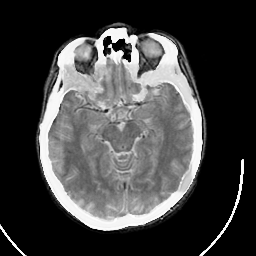
#> input picture CT-MRI/test/7.png, 256 x 256 px, found by its file name
$ python loop.py
#> lines starting #> are read from the running program, lines starting #| are printed output that depends on the picture; after the words box and inside, x2 and y2 are one past the last pixel; in counts of white or black regions, pixels touching at a corner belong together
import cv2
import numpy as np
import tkinter as tk
from PIL import Image, ImageTk

# Charger l'image
img_path = 'test_results/7.png'  # Ajuste ce chemin
img = cv2.imread(img_path)
#> img is the input picture: shape (256, 256, 3); min 0, max 255, mean 65.6
if img is None:
    raise FileNotFoundError(f"Image non trouvée à : {img_path}")
img = cv2.cvtColor(img, cv2.COLOR_BGR2RGB)
h, w, _ = img.shape
#> h = 256; w = 256

# Définir le petit carré rouge (position centrale comme dans ton exemple)
box_x = 170  # position horizontale depuis la gauche
box_y = 60   # position verticale depuis le haut
box_width = 25  # Réduit à 30 pixels
box_height = 25  # Réduit à 30 pixels
square_top_left = (box_x, box_y)
square_bottom_right = (box_x + box_width, box_y + box_height)

# Créer la fenêtre Tkinter
root = tk.Tk()
root.title("Image avec carré rouge et zoom")

# Convertir l'image en ImageTk
def get_tk_image(image):
    return ImageTk.PhotoImage(Image.fromarray(image))

# Ajouter le petit carré rouge
img_display = img.copy()
cv2.rectangle(img_display, square_top_left, square_bottom_right, (255, 0, 0), 2)
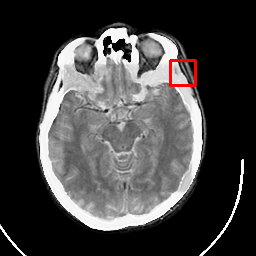
#> img_display: shape (256, 256, 3); 0.45% of pixels changed, all inside (x1, y1, x2, y2) = (169, 59, 197, 87)

# Préparer le zoom dans le coin inférieur droit
zoom_size = 90  # Restauré à 60 pixels comme dans la version initiale
zoom_top_left = (w - zoom_size - 2, h - zoom_size - 2)
#> zoom_top_left = (164, 164)
zoom_bottom_right = (w - 2, h - 2)
#> zoom_bottom_right = (254, 254)

canvas = tk.Canvas(root, width=w, height=h)
canvas.pack()
tk_img = get_tk_image(img_display)
image_on_canvas = canvas.create_image(0, 0, anchor=tk.NW, image=tk_img)

# Variable pour suivre si le carré est en train d'être déplacé
dragging = False
offset_x = 0
offset_y = 0

# Fonction pour mettre à jour le zoom avec la zone du carré rouge
def update_zoom():
    global tk_img
    # Extraire la zone du petit carré rouge
    zoom_area = img[max(0, box_y):min(h, box_y + box_height), max(0, box_x):min(w, box_x + box_width)]
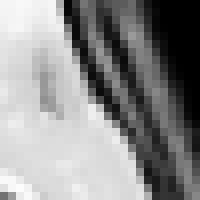
#> zoom_area: shape (25, 25, 3) (shown 8 times larger); min 0, max 252, mean 139.9
    if zoom_area.size != 0:
        # Redimensionner la zone pour correspondre exactement à la taille du zoom
        zoom_img = cv2.resize(zoom_area, (zoom_size - 4, zoom_size - 4), interpolation=cv2.INTER_NEAREST)
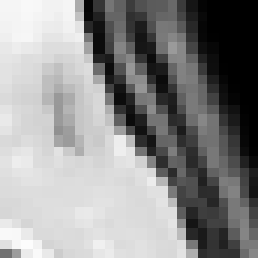
#> zoom_img: shape (86, 86, 3) (shown 3 times larger); min 0, max 252, mean 140.4
        # Appliquer le zoom dans le coin inférieur droit avec padding si nécessaire
        img_with_zoom = img_display.copy()
        y_start = zoom_top_left[1]
#> y_start = 164
        y_end = zoom_bottom_right[1]
#> y_end = 254
        x_start = zoom_top_left[0]
#> x_start = 164
        x_end = zoom_bottom_right[0]
#> x_end = 254
        h_zoom, w_zoom, _ = zoom_img.shape
#> h_zoom = 86; w_zoom = 86
        img_with_zoom[y_start:y_start + h_zoom, x_start:x_start + w_zoom] = zoom_img
        # Ajouter un cadre rouge autour de la zone de zoom
        cv2.rectangle(img_with_zoom, zoom_top_left, zoom_bottom_right, (255, 0, 0), 2)
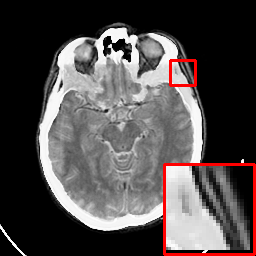
#> img_with_zoom: shape (256, 256, 3); mean R, G, B 80.8, 75.5, 75.5
        tk_img = get_tk_image(img_with_zoom)
        canvas.itemconfig(image_on_canvas, image=tk_img)

# Fonction pour démarrer le déplacement
def start_drag(event):
    global dragging, offset_x, offset_y
    x, y = event.x, event.y
    if (box_x <= x <= box_x + box_width and box_y <= y <= box_y + box_height):
        dragging = True
        offset_x = x - box_x
        offset_y = y - box_y

# Fonction pour déplacer le carré
def drag(event):
    global box_x, box_y, img_display, tk_img
    if dragging:
        new_x = max(0, min(w - box_width, event.x - offset_x))
        new_y = max(0, min(h - box_height, event.y - offset_y))
        box_x, box_y = new_x, new_y
        # Mettre à jour l'image avec le nouveau carré
        img_display = img.copy()
        cv2.rectangle(img_display, (box_x, box_y), (box_x + box_width, box_y + box_height), (255, 0, 0), 2)
        update_zoom()

# Fonction pour arrêter le déplacement
def stop_drag(event):
    global dragging
    dragging = False

# Lier les événements de la souris
canvas.bind("<Button-1>", start_drag)
canvas.bind("<B1-Motion>", drag)
canvas.bind("<ButtonRelease-1>", stop_drag)

# Mettre à jour le zoom initial
update_zoom()

root.mainloop()

$ run again, with CT-MRI/test/1.png copied over CT-MRI/test/7.png
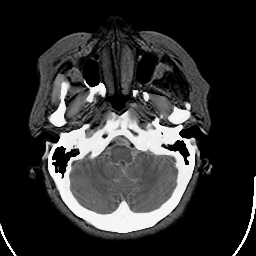
#> input picture CT-MRI/test/1.png, 256 x 256 px, found by its file name
#> img is the input picture: shape (256, 256, 3); min 0, max 255, mean 48.9
#> img_display: shape (256, 256, 3); 0.45% of pixels changed, all inside (x1, y1, x2, y2) = (169, 59, 197, 87)
#> in update_zoom, `zoom_img = cv2.resize(zoom_area, (zoom_size - 4, zoom_size - 4), inter..`:
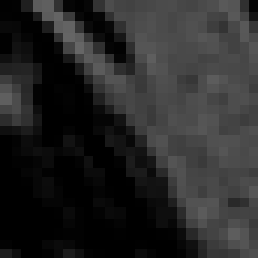
#> zoom_img: shape (86, 86, 3) (shown 3 times larger); min 0, max 102, mean 39.8
#> in update_zoom, `cv2.rectangle(img_with_zoom, zoom_top_left, zoom_bottom_right, (255, 0..`:
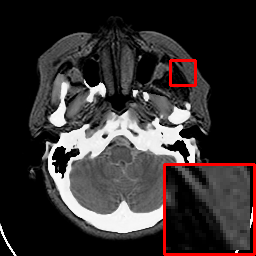
#> img_with_zoom: shape (256, 256, 3); mean R, G, B 53.9, 48.5, 48.5

$ run again, with CT-MRI/test/10.png copied over CT-MRI/test/7.png
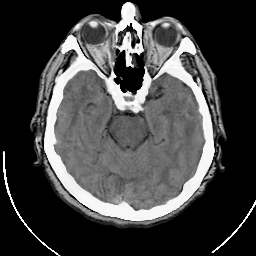
#> input picture CT-MRI/test/10.png, 256 x 256 px, found by its file name
#> img is the input picture: shape (256, 256, 3); min 0, max 255, mean 66.1
#> img_display: shape (256, 256, 3); 0.45% of pixels changed, all inside (x1, y1, x2, y2) = (169, 59, 197, 87)
#> in update_zoom, `zoom_img = cv2.resize(zoom_area, (zoom_size - 4, zoom_size - 4), inter..`:
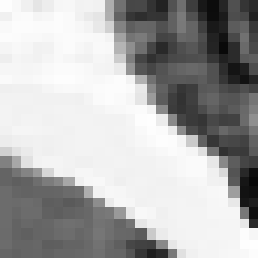
#> zoom_img: shape (86, 86, 3) (shown 3 times larger); min 8, max 254, mean 171.4
#> in update_zoom, `cv2.rectangle(img_with_zoom, zoom_top_left, zoom_bottom_right, (255, 0..`:
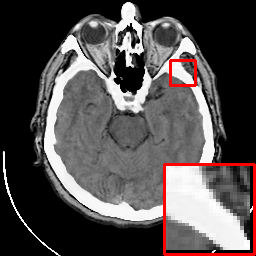
#> img_with_zoom: shape (256, 256, 3); mean R, G, B 84, 78.7, 78.7

$ run again, with CT-MRI/test/2.png copied over CT-MRI/test/7.png
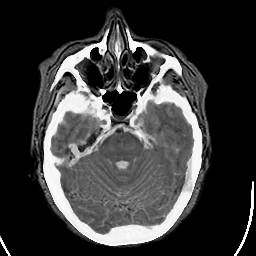
#> input picture CT-MRI/test/2.png, 256 x 256 px, found by its file name
#> img is the input picture: shape (256, 256, 3); min 0, max 255, mean 58
#> img_display: shape (256, 256, 3); 0.45% of pixels changed, all inside (x1, y1, x2, y2) = (169, 59, 197, 87)
#> in update_zoom, `zoom_img = cv2.resize(zoom_area, (zoom_size - 4, zoom_size - 4), inter..`:
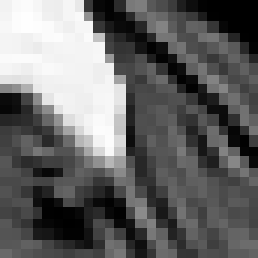
#> zoom_img: shape (86, 86, 3) (shown 3 times larger); min 0, max 254, mean 101
#> in update_zoom, `cv2.rectangle(img_with_zoom, zoom_top_left, zoom_bottom_right, (255, 0..`:
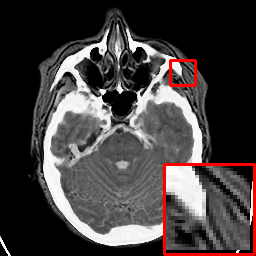
#> img_with_zoom: shape (256, 256, 3); mean R, G, B 68.5, 63.2, 63.2
